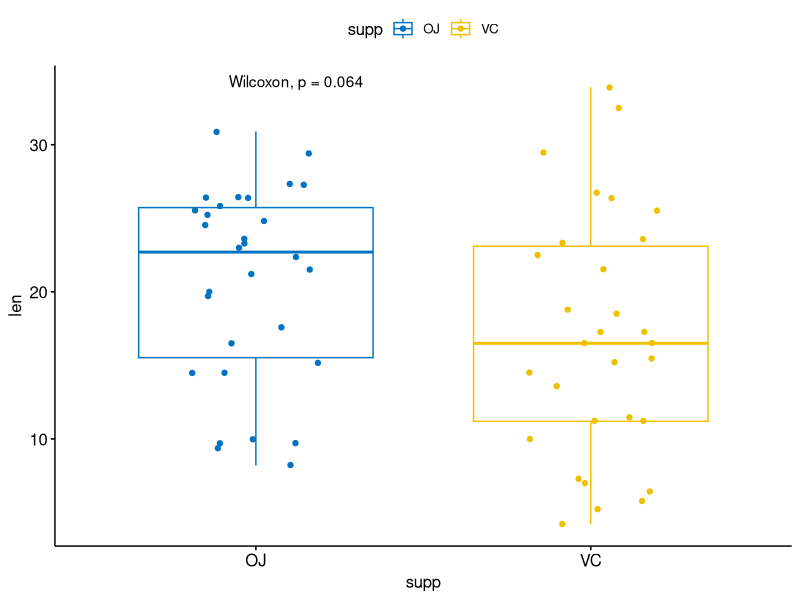
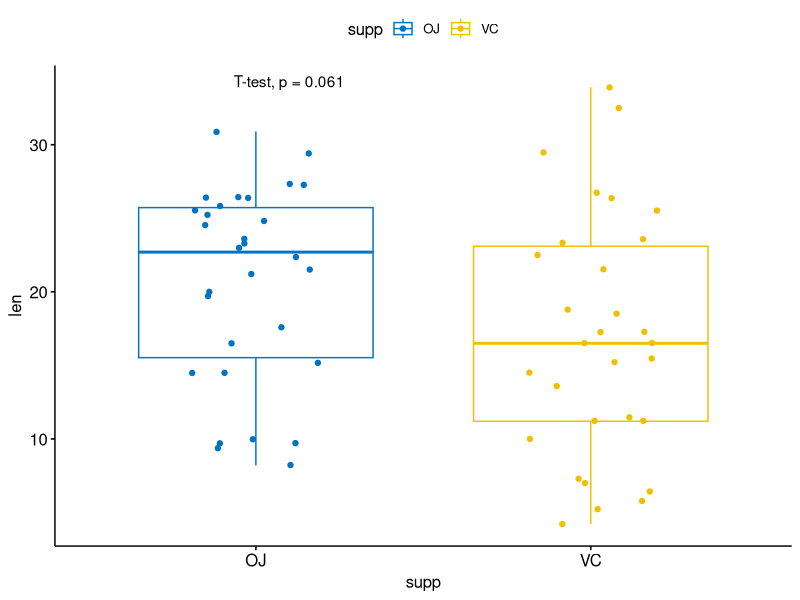
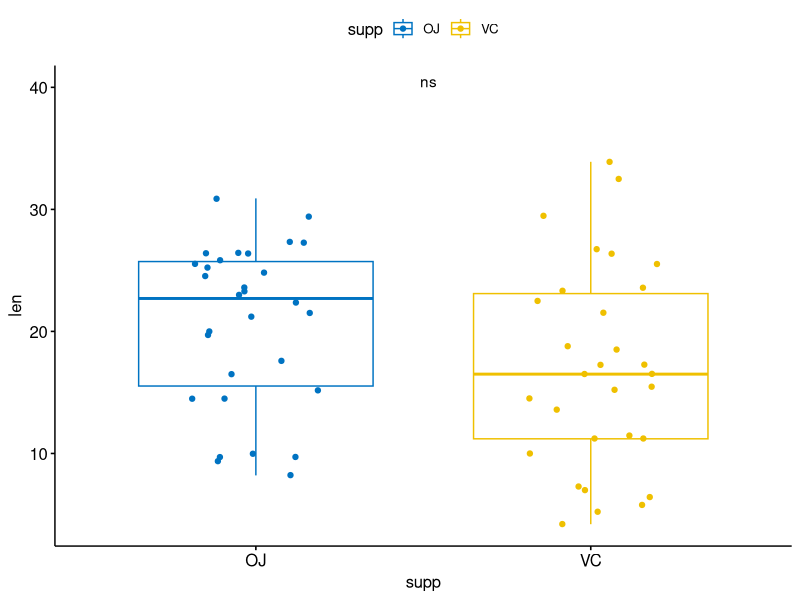
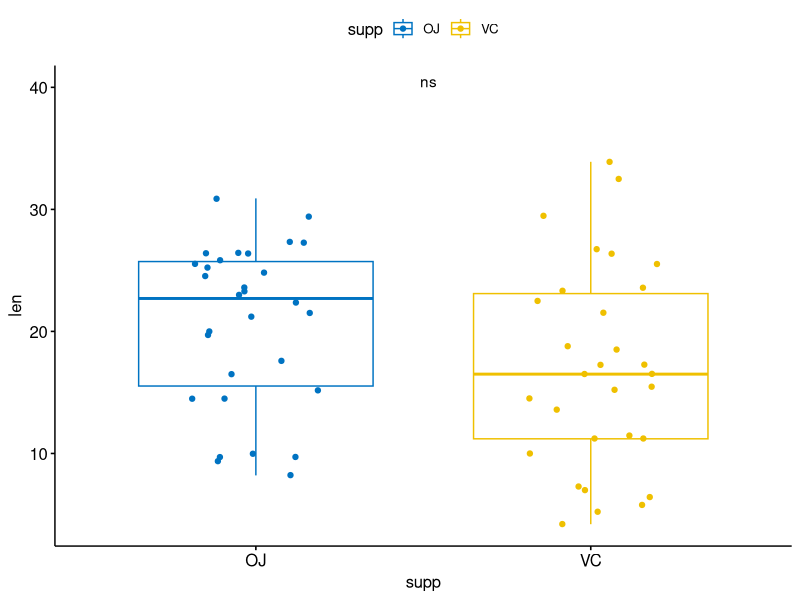
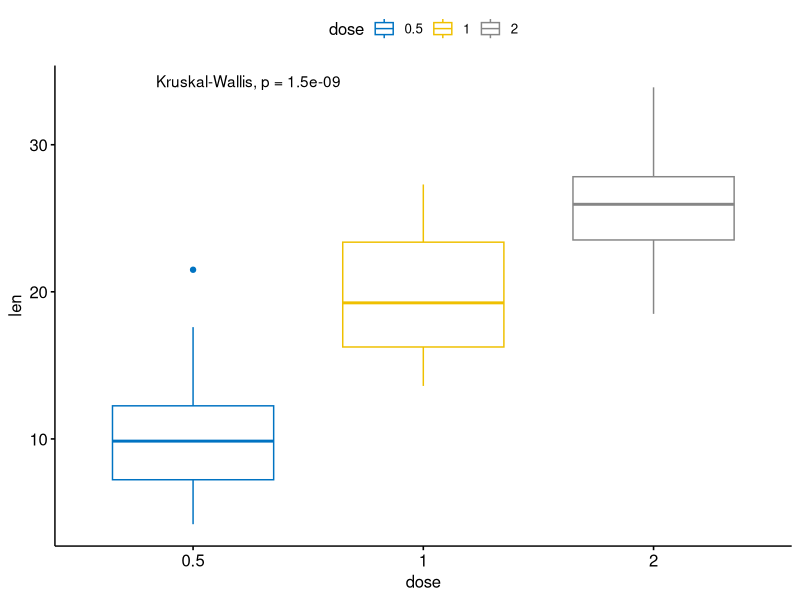
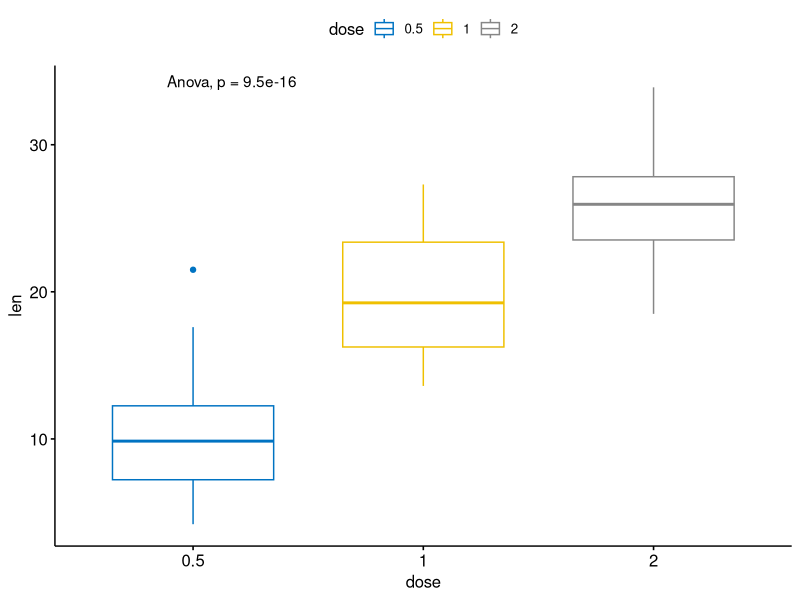
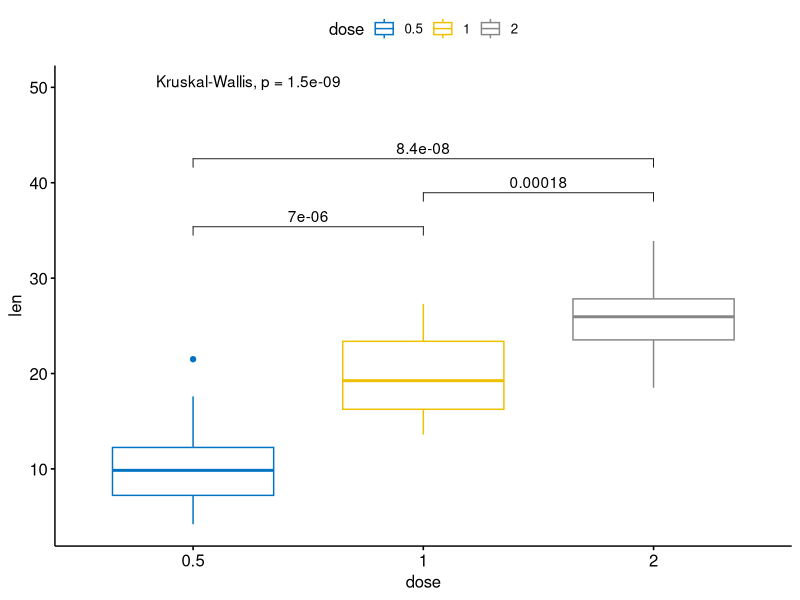
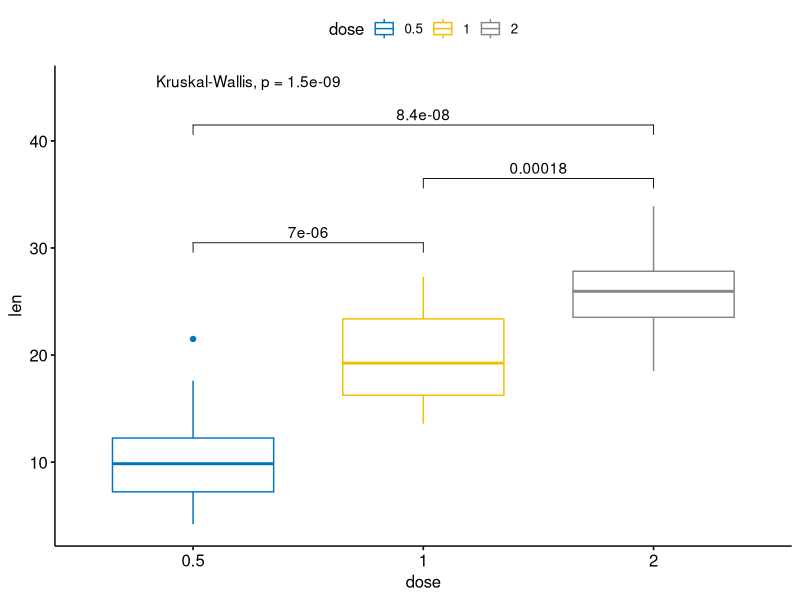

Reproduce these figures in R, in order.
library(ggpubr)
data("ToothGrowth")

#The most common methods for comparing means include:
  
#METHODS	R FUNCTION	DESCRIPTION
#T-test	          t.test()	          Compare two groups (parametric)
#Wilcoxon test	  wilcox.test()	      Compare two groups (non-parametric)
#ANOVA	          aov() or anova()  	Compare multiple groups (parametric)
#Kruskal-Wallis	  kruskal.test()	    Compare multiple groups (non-parametric)


#R functions to add p-values
#Here we present two new R functions in the ggpubr package:

#compare_means(): easy to use solution to performs one and multiple mean comparisons.
#stat_compare_means(): easy to use solution to automatically add p-values and significance levels to a ggplot.


##Create a box plot with p-values:
p <- ggboxplot(ToothGrowth, x = "supp", y = "len", color = "supp", palette = "jco", add = "jitter")
#  Add p-value
p + stat_compare_means()
# Change method
p + stat_compare_means(method = "t.test")
#Add p-values and significance levels to ggplots
p + stat_compare_means( aes(label = ..p.signif..), label.x = 1.5, label.y = 40) # This put na is pvalue >= 0.05
p + stat_compare_means( label = "p.signif", label.x = 1.5, label.y = 40) # specify the argument label as a character vector

### ******************************************** ###
#Compare more than two groups
# Global test
compare_means(len ~ dose,  data = ToothGrowth, method = "anova")
# Default method = "kruskal.test" for multiple groups
ggboxplot(ToothGrowth, x = "dose", y = "len", color = "dose", palette = "jco")+
  stat_compare_means()
# Change method to anova
ggboxplot(ToothGrowth, x = "dose", y = "len", color = "dose", palette = "jco")+
  stat_compare_means(method = "anova")


### ******************************************* ###
#Pairwise comparisons. If the grouping variable contains more than two levels, then pairwise tests will be performed automatically. The default method is "wilcox.test". You can change this to "t.test".
# Perorm pairwise comparisons
compare_means(len ~ dose,  data = ToothGrowth)
# Visualize: Specify the comparisons you want
my_comparisons <- list( c("0.5", "1"), c("1", "2"), c("0.5", "2") )
ggboxplot(ToothGrowth, x = "dose", y = "len", color = "dose", palette = "jco")+ 
  stat_compare_means(comparisons = my_comparisons)+ # Add pairwise comparisons p-value
  stat_compare_means(label.y = 50)     # Add global p-value

#Add p-values and significance levels to ggplots
#If you want to specify the precise y location of bars, use the argument label.y:
ggboxplot(ToothGrowth, x = "dose", y = "len", color = "dose", palette = "jco")+ 
  stat_compare_means(comparisons = my_comparisons, label.y = c(29, 35, 40))+ 
  stat_compare_means(label.y = 45)


### ******************************************** ###
#Multiple pairwise tests against a reference group:
# Pairwise comparison against reference
compare_means(len ~ dose,  data = ToothGrowth, ref.group = "0.5", method = "t.test")
# Visualize
ggboxplot(ToothGrowth, x = "dose", y = "len", color = "dose", palette = "jco")+
  stat_compare_means(method = "anova", label.y = 40)+      # Add global p-value
  stat_compare_means(label = "p.signif", method = "t.test",
                     ref.group = "0.5") # Pairwise comparison against reference


### ******************************************** ###
#Multiple pairwise tests against all (base-mean):
 # Comparison of each group against base-mean
compare_means(len ~ dose,  data = ToothGrowth, ref.group = ".all.", method = "t.test")
# Visualize
ggboxplot(ToothGrowth, x = "dose", y = "len", color = "dose", palette = "jco")+
  stat_compare_means(method = "anova", label.y = 40)+      # Add global p-value
  stat_compare_means(label = "p.signif", method = "t.test", 
                     ref.group = ".all.") # Pairwise comparison against all

### ****************************************** ###
library(survminer)
data("myeloma", package = "survminer")
# Perform the test
compare_means(DEPDC1 ~ molecular_group,  data = myeloma, ref.group = ".all.", method = "t.test")

# Visualize the expression profile
ggboxplot(myeloma, x = "molecular_group", y = "DEPDC1", color = "molecular_group", add = "jitter", legend = "none") +
  rotate_x_text(angle = 45)+
  geom_hline(yintercept = mean(myeloma$DEPDC1), linetype = 2)+ # Add horizontal line at base mean
  stat_compare_means(method = "anova", label.y = 1600)+        # Add global annova p-value
  stat_compare_means(label = "p.signif", method = "t.test", 
                     ref.group = ".all.") # Pairwise comparison against all

### ****************************************** ###
#Note that, if you want to hide the ns symbol, specify the argument hide.ns = TRUE.
# Visualize the expression profile
ggboxplot(myeloma, x = "molecular_group", y = "DEPDC1", color = "molecular_group", add = "jitter", legend = "none") +
  rotate_x_text(angle = 45)+
  geom_hline(yintercept = mean(myeloma$DEPDC1), linetype = 2)+ # Add horizontal line at base mean
  stat_compare_means(method = "anova", label.y = 1600)+        # Add global annova p-value
  stat_compare_means(label = "p.signif", method = "t.test", 
                     ref.group = ".all.", hide.ns = TRUE) # Pairwise comparison against all
